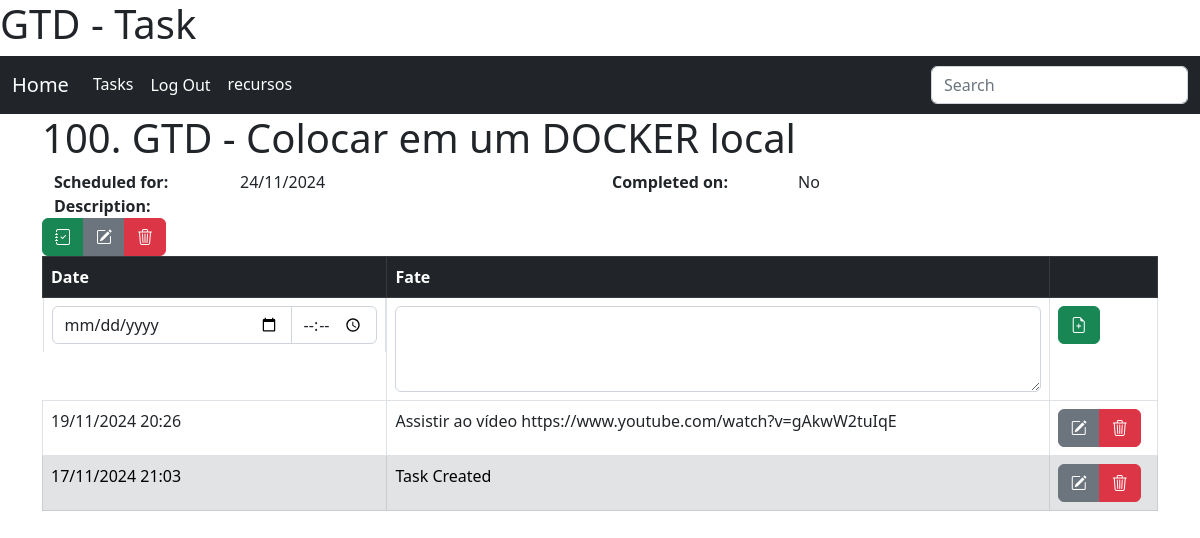
The page /tasks/task/100/ (signed in) on the database its author committed.
### tasks/models.py (models this page shows, shortened)
class Task(models.Model):
    title = models.CharField("Title", max_length=160)
    description = models.TextField("description", blank=True, null=True)
    dt_scheduled = models.DateTimeField("Scheduled for", blank=True, null=True, default=defautlSchedule)
    dt_completed = models.DateTimeField("Completed on", blank=True, null=True)
    dt_canceled  = models.DateTimeField("Completed on", blank=True, null=True)
    created = models.DateTimeField('Created', auto_now_add=True, null=True)
    modified = models.DateTimeField('Modified', auto_now=True, null=True)
    class Meta:
        verbose_name = 'Task'
        verbose_name_plural = 'Tasks'
        ordering = ['dt_completed','dt_scheduled']
    def getHistory(self):
        return self.taskcontrol_set.filter(type='HS').order_by('-dt')

class TaskControl(models.Model):
    TYPE_CHOICES = {
        'HS':'History',
        'SC':'Schedule',
    }
    task        = models.ForeignKey(Task, on_delete=models.CASCADE)
    type        = models.CharField('Type', max_length=2, choices=TYPE_CHOICES, default='HS')
    dt          = models.DateTimeField('Date', default=now())
    description = models.TextField("description")
    created = models.DateTimeField('Created', auto_now_add=True, null=True)
    modified = models.DateTimeField('Modified', auto_now=True, null=True)
    class Meta:
        verbose_name = 'Task_Control'
        verbose_name_plural = 'Task_Controls'
        ordering = ['task','-dt']

### tasks/views.py (the view)
# urls.py: path('task/<int:pk>/', TaskDetailView.as_view(), name='task'),
class TaskDetailView(LoginRequiredMixin, DetailView):
    template_name = "tasks/task.html"
    model = Task

### tasks/templates/tasks/task.html (shortened to what this page needs)
{% extends 'core.html' %}
{% load static %}
{% block content %}
    <header><h1>{{object.pk}}. {{object.title}}</h1></header>
    <article class="container">
        <div class="row">
            <div class="col-2"><b>Scheduled for:</b></div>
            <div class="col-4">{{object.dt_scheduled|date:'d/m/Y'}}</div>
            <div class="col-2"><b>Completed on:</b></div>
            <div class="col-4">{{object.dt_completed|date:'d/m/Y'|default:'No'}}</div>
        </div>
        <div class="row">
            <div class="col-12"><b>Description:</b></div>
        </div>
    </article>
    <aside>
        <div class="btn-group end" role="group">
            {% if object.dt_completed is None %}
                <a type="button" class="btn btn-success" href="{% url 'tasks:conclude_task' object.pk %}?next={{ request.path|urlencode }}"><i class="bi bi-journal-check"></i></a>
            {% endif %}
            <a type="button" class="btn btn-secondary" href="{% url 'tasks:update_task' object.pk %}?next={{ request.path|urlencode }}"><i class="bi bi-pencil-square"></i></a>
            <a type="button" class="btn btn-danger" href="{% url 'tasks:delete_task' object.pk %}"><i class="bi bi-trash3"></i></a>
        </div>
    </aside>
    <section>
        {% include 'tasks/history_list.html' %}
    </section>
{%endblock%}

### core/templates/core.html (shortened to what this page needs)
<!DOCTYPE html>
<html lang="en">
<head>
    <link href="https://cdn.jsdelivr.net/npm/bootstrap@5.2.3/dist/css/bootstrap.min.css" rel="stylesheet">
    <link rel="stylesheet" href="https://cdn.jsdelivr.net/npm/bootstrap-icons@1.11.3/font/bootstrap-icons.min.css">
</head>
<body>
  <header>
      <h1>
      </h1>
  </header>
  <nav class="navbar navbar-expand-sm navbar-dark bg-dark">
    <div class="container-fluid">
        <a class="navbar-brand" href="{% url 'index' %}">Home</a>
        <div class="collapse navbar-collapse" id="navbarSupportedContent">
            <ul class="navbar-nav me-auto mb-2 mb-lg-0">
                {% block nav %}
                    <li class="nav-item">
                      <a class="nav-link active" aria-current="page" href="{% url 'tasks:index' %}">Tasks</a>
                    </li>
                {% endblock %}
                {% if user.is_authenticated %}
                    <li class="nav-item">
                        <form action="{% url 'logout' %}" method="post">{% csrf_token %}<button type="submit" class="nav-link active btn btn-link" aria-current="page">Log Out</button></form>
                    </li>
                    <li class="nav-item">
                      <a class="nav-link active" aria-current="page" href="#">{{ user.username }}</a>
                    </li>
                {% else %}
                    <li class="nav-item">
                      <a class="nav-link active" aria-current="page" href="{% url 'login' %}">login</a>
                    </li>
                {% endif %}
            </ul>
            <form role="search">
                <input class="form-control" type="search" placeholder="Search" aria-label="Search">
            </form>
        </div>
    </div>
  </nav>
  <main class="container">
    {% block content %}{% endblock %}
  </main>
</body>
</html>

### tasks/templates/tasks/history_list.html (shortened to what this page needs)
<div id="histories" class="table-responsive">
    <table class="table table-hover table-bordered">
        <thead class="table-dark">
        <tr>
            <th scope="col" class="th-sm">Date</th>
            <th scope="col" class="th-lg">Fate</th>
            <th scope="col" class="th-sm"></th>
        </tr>
        </thead>
        <tbody>
        <tr>
            <form action="{% url 'tasks:new_task_history' object.pk %}" method="post">
                <td class="input-group"><input type="date" name="dt" id="id_dt" class="form-control" style="width:55%;"><input type="time" name="time" id="id_time" class="form-control"></td>
                <td><textarea name="description" id="id_description" class="form-control" cols="60" rows="3"></textarea></td>
                <td>
                    <button type="submit" class="btn btn-success"><i class="bi bi-file-earmark-plus"></i></button>
                </td>
            </form>
        </tr>
        {% for item in object.getHistory %}
            <tr {% cycle "" "class='table-secondary'" %}>
                <td>
                    {{item.dt|date:'d/m/Y H:i'}}
                </td>
                <td>
                    {{item.description}}
                </td>
                <td>
                    <div class="btn-group end" role="group">
                        <a type="button" class="btn btn-secondary" href="?next={{ request.path|urlencode }}"><i class="bi bi-pencil-square"></i></a>
                        <button type="button" class="btn btn-danger"
                               hx-delete=""
                               hx-confirm="Are you sure you wish to delete this task?"
                               hx-target="#tasks"
                        ><i class="bi bi-trash3"></i></button>
                    </div>
                </td>
            </tr>
        {% endfor %}
        </tbody>
    </table>
</div>

### rows shown on the page
Task: pk "100", title "GTD - Colocar em um DOCKER local", dt_scheduled "24/11/2024", dt_completed "No"
TaskControl: dt "19/11/2024 20:26", description "Assistir ao vídeo https://www.youtube.com/watch?v=gAkwW2tuIqE"
TaskControl: dt "17/11/2024 21:03", description "Task Created"

### other values the page prints
{{ user.username }} "recursos"
